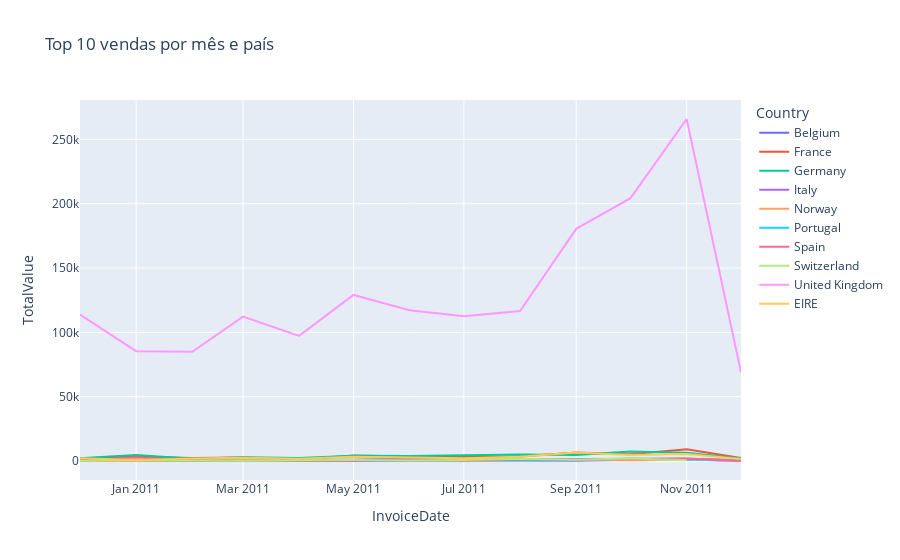

Here is the notebook cell this chart was saved with:
### Code cell
px.line(agg_sales_country_top_10, 'InvoiceDate', 'TotalValue', color='Country', title='Top 10 vendas por mês e país')

### Figure 1 — Plotly figure (JSON) as saved in the notebook; plotly's stock layout.template omitted (floating-point values rounded to 4 significant figures)
{"data": [{"hovertemplate": "Country=Belgium<br>InvoiceDate=%{x}<br>TotalValue=%{y}<extra></extra>", "legendgroup": "Belgium", "line": {"color": "#636efa", "dash": "solid"}, "marker": {"symbol": "circle"}, "mode": "lines", "name": "Belgium", "orientation": "v", "showlegend": true, "type": "scatter", "x": ["2010-12", "2011-01", "2011-02", "2011-03", "2011-04", "2011-05", "2011-06", "2011-07", "2011-08", "2011-09", "2011-10", "2011-11", "2011-12"], "xaxis": "x", "y": [302.5, 409.9, 834.9, 1184.0, 829.3, 897.4, 1808.0, 776.2, 1054.0, 1611.0, 1717.0, 1791.0, 587.3], "yaxis": "y"}, {"hovertemplate": "Country=France<br>InvoiceDate=%{x}<br>TotalValue=%{y}<extra></extra>", "legendgroup": "France", "line": {"color": "#EF553B", "dash": "solid"}, "marker": {"symbol": "circle"}, "mode": "lines", "name": "France", "orientation": "v", "showlegend": true, "type": "scatter", "x": ["2010-12", "2011-01", "2011-02", "2011-03", "2011-04", "2011-05", "2011-06", "2011-07", "2011-08", "2011-09", "2011-10", "2011-11", "2011-12"], "xaxis": "x", "y": [1985.0, 3583.0, 2364.0, 2717, 1112.0, 4268.0, 3472.0, 3130.0, 3491.0, 6685.0, 5237.0, 9190.0, 2286.0], "yaxis": "y"}, {"hovertemplate": "Country=Germany<br>InvoiceDate=%{x}<br>TotalValue=%{y}<extra></extra>", "legendgroup": "Germany", "line": {"color": "#00cc96", "dash": "solid"}, "marker": {"symbol": "circle"}, "mode": "lines", "name": "Germany", "orientation": "v", "showlegend": true, "type": "scatter", "x": ["2010-12", "2011-01", "2011-02", "2011-03", "2011-04", "2011-05", "2011-06", "2011-07", "2011-08", "2011-09", "2011-10", "2011-11", "2011-12"], "xaxis": "x", "y": [2091.0, 4678.0, 1844.0, 2935.0, 2310.0, 4168.0, 3862.0, 4501.0, 5095.0, 4639.0, 7331.0, 6361.0, 2011.0], "yaxis": "y"}, {"hovertemplate": "Country=Italy<br>InvoiceDate=%{x}<br>TotalValue=%{y}<extra></extra>", "legendgroup": "Italy", "line": {"color": "#ab63fa", "dash": "solid"}, "marker": {"symbol": "circle"}, "mode": "lines", "name": "Italy", "orientation": "v", "showlegend": true, "type": "scatter", "x": ["2010-12", "2011-01", "2011-02", "2011-03", "2011-04", "2011-05", "2011-06", "2011-07", "2011-08", "2011-09", "2011-10", "2011-11", "2011-12"], "xaxis": "x", "y": [339.8, 678.8, 183, 547.4, 74.15, 219.6, 17.7, 79.2, 473.7, 116.2, 980.1, 1206.0, 79.95], "yaxis": "y"}, {"hovertemplate": "Country=Norway<br>InvoiceDate=%{x}<br>TotalValue=%{y}<extra></extra>", "legendgroup": "Norway", "line": {"color": "#FFA15A", "dash": "solid"}, "marker": {"symbol": "circle"}, "mode": "lines", "name": "Norway", "orientation": "v", "showlegend": true, "type": "scatter", "x": ["2010-12", "2011-02", "2011-03", "2011-06", "2011-07", "2011-08", "2011-09", "2011-10", "2011-11", "2011-12"], "xaxis": "x", "y": [163.4, 97.4, 115.4, 916.3, 300.6, 498.2, 989.5, 597.2, 981.2, 389.4], "yaxis": "y"}, {"hovertemplate": "Country=Portugal<br>InvoiceDate=%{x}<br>TotalValue=%{y}<extra></extra>", "legendgroup": "Portugal", "line": {"color": "#19d3f3", "dash": "solid"}, "marker": {"symbol": "circle"}, "mode": "lines", "name": "Portugal", "orientation": "v", "showlegend": true, "type": "scatter", "x": ["2010-12", "2011-01", "2011-02", "2011-03", "2011-04", "2011-05", "2011-06", "2011-07", "2011-08", "2011-09", "2011-10", "2011-11", "2011-12"], "xaxis": "x", "y": [971.7, 640.6, 478.8, 624.6, 554.4, 535.0, 511.6, 519.1, 58.1, 509.3, 1730.0, 1051.0, 401.9], "yaxis": "y"}, {"hovertemplate": "Country=Spain<br>InvoiceDate=%{x}<br>TotalValue=%{y}<extra></extra>", "legendgroup": "Spain", "line": {"color": "#FF6692", "dash": "solid"}, "marker": {"symbol": "circle"}, "mode": "lines", "name": "Spain", "orientation": "v", "showlegend": true, "type": "scatter", "x": ["2010-12", "2011-01", "2011-02", "2011-03", "2011-04", "2011-05", "2011-06", "2011-07", "2011-08", "2011-09", "2011-10", "2011-11", "2011-12"], "xaxis": "x", "y": [327.9, 2657.0, 489.8, 1039.0, 653.2, 270.4, 1282.0, 565.4, 1514.0, 1145.0, 1381.0, 1935.0, 167.7], "yaxis": "y"}, {"hovertemplate": "Country=Switzerland<br>InvoiceDate=%{x}<br>TotalValue=%{y}<extra></extra>", "legendgroup": "Switzerland", "line": {"color": "#B6E880", "dash": "solid"}, "marker": {"symbol": "circle"}, "mode": "lines", "name": "Switzerland", "orientation": "v", "showlegend": true, "type": "scatter", "x": ["2010-12", "2011-01", "2011-02", "2011-03", "2011-04", "2011-05", "2011-06", "2011-07", "2011-08", "2011-09", "2011-10", "2011-11"], "xaxis": "x", "y": [142.2, 637.3, 454, 273.6, 541.4, 885.8, 406.7, 709.2, 1788.0, 967.0, 1954.0, 670.2], "yaxis": "y"}, {"hovertemplate": "Country=United Kingdom<br>InvoiceDate=%{x}<br>TotalValue=%{y}<extra></extra>", "legendgroup": "United Kingdom", "line": {"color": "#FF97FF", "dash": "solid"}, "marker": {"symbol": "circle"}, "mode": "lines", "name": "United Kingdom", "orientation": "v", "showlegend": true, "type": "scatter", "x": ["2010-12", "2011-01", "2011-02", "2011-03", "2011-04", "2011-05", "2011-06", "2011-07", "2011-08", "2011-09", "2011-10", "2011-11", "2011-12"], "xaxis": "x", "y": [113800.0, 85410.0, 84940.0, 112300.0, 97260.0, 129100.0, 117300.0, 112500.0, 116600.0, 180500.0, 204300, 265900.0, 69030.0], "yaxis": "y"}, {"hovertemplate": "Country=EIRE<br>InvoiceDate=%{x}<br>TotalValue=%{y}<extra></extra>", "legendgroup": "EIRE", "line": {"color": "#FECB52", "dash": "solid"}, "marker": {"symbol": "circle"}, "mode": "lines", "name": "EIRE", "orientation": "v", "showlegend": true, "type": "scatter", "x": ["2010-12", "2011-01", "2011-02", "2011-03", "2011-04", "2011-05", "2011-06", "2011-07", "2011-08", "2011-09", "2011-10", "2011-11", "2011-12"], "xaxis": "x", "y": [2069.0, 753.6, 1996.0, 2629.0, 1850.0, 3380.0, 2710.0, 2199.0, 3374.0, 6565.0, 4598.0, 5506.0, 1584.0], "yaxis": "y"}], "layout": {"legend": {"title": {"text": "Country"}, "tracegroupgap": 0}, "title": {"text": "Top 10 vendas por mês e país"}, "xaxis": {"anchor": "y", "domain": [0, 1], "title": {"text": "InvoiceDate"}}, "yaxis": {"anchor": "x", "domain": [0, 1], "title": {"text": "TotalValue"}}}}
